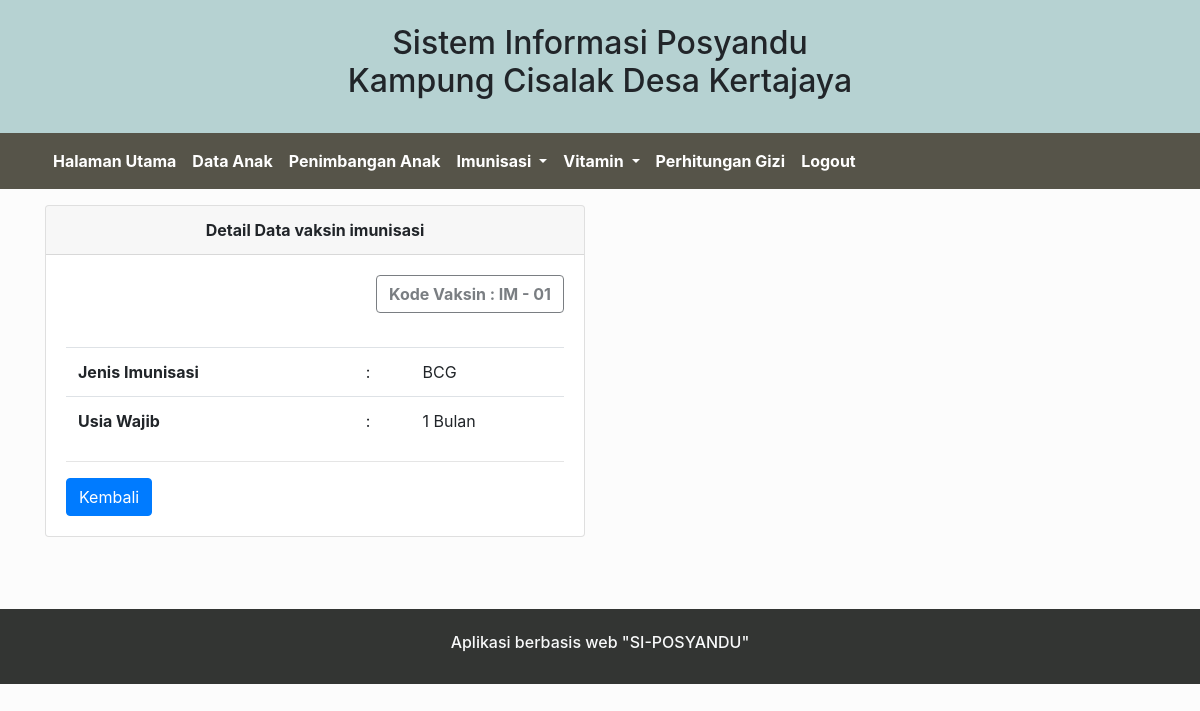
Page /Dataimunisasi/detail/1 on the committed database.
### tables this page shows
CREATE TABLE `imunisasi` (
  `Kode_imunisasi` int(10) NOT NULL,
  `Jenis_imunisasi` varchar(30) NOT NULL,
  `Usia_wajib` varchar(30) NOT NULL
);

### application/controllers/Dataimunisasi.php (called while the page is built, shortened)
<?php
class Dataimunisasi extends CI_Controller{
    public function __construct()
    {
        $this->load->model('Dataimunisasi_model');
    }
   public function detail($id)
   {
        $data['judul'] = 'Detail Data anak dan balita';
        $data['imunisasi'] = $this->Dataimunisasi_model->getDetail($id);
        $this->load->view('Templates2/Header', $data);
        $this->load->view('Dataimunisasi/Detail', $data);
        $this->load->view('Templates2/Footer');
   }
}

### index.php (called while the page is built, shortened)
<?php
require_once BASEPATH.'core/CodeIgniter.php';

### application/models/Dataimunisasi_model.php (called while the page is built, shortened)
<?php
class Dataimunisasi_model extends CI_model{
    public function getDetail($id)
    {
        return $this->db->get_where('imunisasi', ['Kode_imunisasi' => $id])->row_array();
    }
}

### application/views/Dataimunisasi/Detail.php (the view)
<div class="container">
    <div class="row mt-3">
        <div class="col-md-6">
        <div class="card">
        <div class="card-header text-center font-weight-bold">
            Detail Data vaksin imunisasi
        </div>
        <div class="card-body">
        <button type="button" class="btn btn-outline-dark float-right font-weight-bold" disabled>Kode Vaksin : IM - 0<?= $imunisasi['Kode_imunisasi']; ?></button><br><br><br>
        <table class="table">
            <tbody class="">
                <tr>
                <th scope="row">Jenis Imunisasi</th>
                <td>:</td>
                <td><?= $imunisasi['Jenis_imunisasi']; ?></td>
                </tr>
                <tr>
                <th scope="row">Usia Wajib</th>
                <td>:</td>
                <td><?= $imunisasi['Usia_wajib']; ?></td>
                </tr>
            </tbody>
        </table>
                <hr>
                <a href="<?= base_url(); ?>Dataimunisasi" class="btn btn-primary">Kembali</a>
        </div>
        </div>
        </div>
    </div>
</div> <BR><BR><BR>

### rows in the picture
imunisasi: Kode_imunisasi "1", Jenis_imunisasi "BCG", Usia_wajib "1 Bulan"
